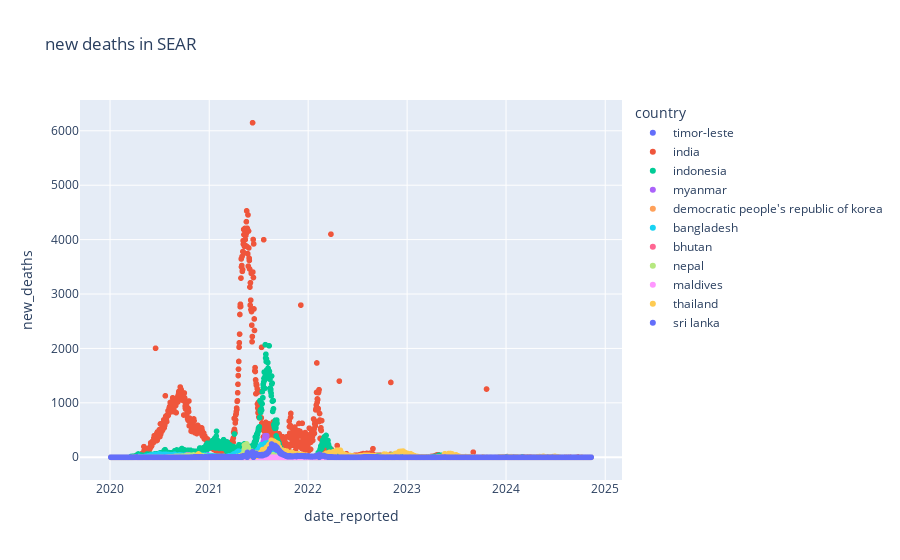

Notebook code for this chart:
### Code cell
fig = px.scatter(filtered_SEAR_df, x="date_reported", y="new_deaths", color="country", title="new deaths in SEAR")
fig.show()

### Figure 1 — Plotly figure (JSON) as saved in the notebook; plotly's stock layout.template omitted (floating-point values rounded to 4 significant figures; data arrays with more than 128 entries replaced by an {"elided": "..."} marker saying what was removed)
{"data": [{"hovertemplate": "country=timor-leste<br>date_reported=%{x}<br>new_deaths=%{y}<extra></extra>", "legendgroup": "timor-leste", "marker": {"color": "#636efa", "symbol": "circle"}, "mode": "markers", "name": "timor-leste", "showlegend": true, "type": "scattergl", "x": {"elided": "1773 str values"}, "xaxis": "x", "y": {"elided": "1773 int values"}, "yaxis": "y"}, {"hovertemplate": "country=india<br>date_reported=%{x}<br>new_deaths=%{y}<extra></extra>", "legendgroup": "india", "marker": {"color": "#EF553B", "symbol": "circle"}, "mode": "markers", "name": "india", "showlegend": true, "type": "scattergl", "x": {"elided": "1773 str values"}, "xaxis": "x", "y": {"elided": "1773 int values"}, "yaxis": "y"}, {"hovertemplate": "country=indonesia<br>date_reported=%{x}<br>new_deaths=%{y}<extra></extra>", "legendgroup": "indonesia", "marker": {"color": "#00cc96", "symbol": "circle"}, "mode": "markers", "name": "indonesia", "showlegend": true, "type": "scattergl", "x": {"elided": "1773 str values"}, "xaxis": "x", "y": {"elided": "1773 int values"}, "yaxis": "y"}, {"hovertemplate": "country=myanmar<br>date_reported=%{x}<br>new_deaths=%{y}<extra></extra>", "legendgroup": "myanmar", "marker": {"color": "#ab63fa", "symbol": "circle"}, "mode": "markers", "name": "myanmar", "showlegend": true, "type": "scattergl", "x": {"elided": "1773 str values"}, "xaxis": "x", "y": {"elided": "1773 int values"}, "yaxis": "y"}, {"hovertemplate": "country=democratic people's republic of korea<br>date_reported=%{x}<br>new_deaths=%{y}<extra></extra>", "legendgroup": "democratic people's republic of korea", "marker": {"color": "#FFA15A", "symbol": "circle"}, "mode": "markers", "name": "democratic people's republic of korea", "showlegend": true, "type": "scattergl", "x": {"elided": "1773 str values"}, "xaxis": "x", "y": {"elided": "1773 int values"}, "yaxis": "y"}, {"hovertemplate": "country=bangladesh<br>date_reported=%{x}<br>new_deaths=%{y}<extra></extra>", "legendgroup": "bangladesh", "marker": {"color": "#19d3f3", "symbol": "circle"}, "mode": "markers", "name": "bangladesh", "showlegend": true, "type": "scattergl", "x": {"elided": "1773 str values"}, "xaxis": "x", "y": {"elided": "1773 int values"}, "yaxis": "y"}, {"hovertemplate": "country=bhutan<br>date_reported=%{x}<br>new_deaths=%{y}<extra></extra>", "legendgroup": "bhutan", "marker": {"color": "#FF6692", "symbol": "circle"}, "mode": "markers", "name": "bhutan", "showlegend": true, "type": "scattergl", "x": {"elided": "1773 str values"}, "xaxis": "x", "y": {"elided": "1773 int values"}, "yaxis": "y"}, {"hovertemplate": "country=nepal<br>date_reported=%{x}<br>new_deaths=%{y}<extra></extra>", "legendgroup": "nepal", "marker": {"color": "#B6E880", "symbol": "circle"}, "mode": "markers", "name": "nepal", "showlegend": true, "type": "scattergl", "x": {"elided": "1773 str values"}, "xaxis": "x", "y": {"elided": "1773 int values"}, "yaxis": "y"}, {"hovertemplate": "country=maldives<br>date_reported=%{x}<br>new_deaths=%{y}<extra></extra>", "legendgroup": "maldives", "marker": {"color": "#FF97FF", "symbol": "circle"}, "mode": "markers", "name": "maldives", "showlegend": true, "type": "scattergl", "x": {"elided": "1773 str values"}, "xaxis": "x", "y": {"elided": "1773 int values"}, "yaxis": "y"}, {"hovertemplate": "country=thailand<br>date_reported=%{x}<br>new_deaths=%{y}<extra></extra>", "legendgroup": "thailand", "marker": {"color": "#FECB52", "symbol": "circle"}, "mode": "markers", "name": "thailand", "showlegend": true, "type": "scattergl", "x": {"elided": "1773 str values"}, "xaxis": "x", "y": {"elided": "1773 int values"}, "yaxis": "y"}, {"hovertemplate": "country=sri lanka<br>date_reported=%{x}<br>new_deaths=%{y}<extra></extra>", "legendgroup": "sri lanka", "marker": {"color": "#636efa", "symbol": "circle"}, "mode": "markers", "name": "sri lanka", "showlegend": true, "type": "scattergl", "x": {"elided": "1773 str values"}, "xaxis": "x", "y": {"elided": "1773 int values"}, "yaxis": "y"}], "layout": {"legend": {"title": {"text": "country"}, "tracegroupgap": 0}, "title": {"text": "new deaths in SEAR"}, "xaxis": {"anchor": "y", "domain": [0, 1], "title": {"text": "date_reported"}}, "yaxis": {"anchor": "x", "domain": [0, 1], "title": {"text": "new_deaths"}}}}
